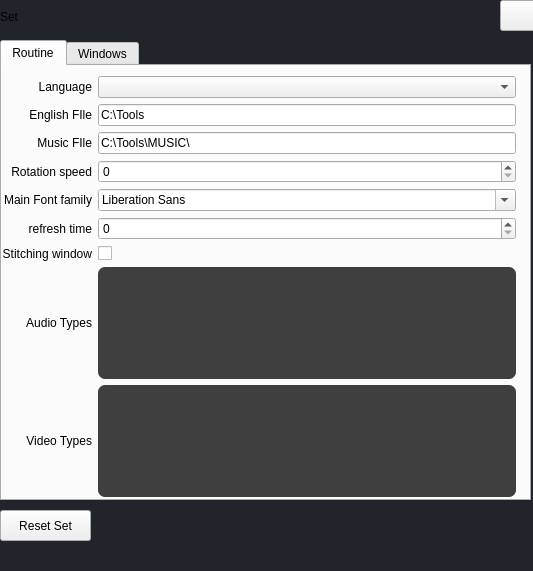
<?xml version="1.0" encoding="UTF-8"?>
<ui version="4.0">
 <class>Settings</class>
 <widget class="QWidget" name="Settings">
  <property name="geometry">
   <rect>
    <x>0</x>
    <y>0</y>
    <width>533</width>
    <height>571</height>
   </rect>
  </property>
  <property name="windowTitle">
   <string>Setting</string>
  </property>
  <property name="windowIcon">
   <iconset resource="../RCC/res.qrc">
    <normaloff>:/windows/settings.png</normaloff>:/windows/settings.png</iconset>
  </property>
  <property name="styleSheet">
   <string notr="true"/>
  </property>
  <widget class="QLabel" name="label_setting">
   <property name="geometry">
    <rect>
     <x>0</x>
     <y>10</y>
     <width>71</width>
     <height>31</height>
    </rect>
   </property>
   <property name="styleSheet">
    <string notr="true"/>
   </property>
   <property name="text">
    <string>Set</string>
   </property>
   <property name="alignment">
    <set>Qt::AlignLeading|Qt::AlignLeft|Qt::AlignTop</set>
   </property>
  </widget>
  <widget class="QLabel" name="label_2">
   <property name="geometry">
    <rect>
     <x>-10</x>
     <y>-10</y>
     <width>1058</width>
     <height>4312</height>
    </rect>
   </property>
   <property name="styleSheet">
    <string notr="true">background-color:#21252b;
border:none;</string>
   </property>
   <property name="text">
    <string/>
   </property>
  </widget>
  <widget class="QPushButton" name="exits">
   <property name="geometry">
    <rect>
     <x>500</x>
     <y>0</y>
     <width>41</width>
     <height>31</height>
    </rect>
   </property>
   <property name="text">
    <string/>
   </property>
   <property name="icon">
    <iconset resource="../RCC/res.qrc">
     <normaloff>:/control/exit.png</normaloff>:/control/exit.png</iconset>
   </property>
  </widget>
  <widget class="QPushButton" name="pushButton">
   <property name="geometry">
    <rect>
     <x>0</x>
     <y>510</y>
     <width>91</width>
     <height>31</height>
    </rect>
   </property>
   <property name="text">
    <string>Reset Set</string>
   </property>
  </widget>
  <widget class="QTabWidget" name="tabWidget">
   <property name="geometry">
    <rect>
     <x>0</x>
     <y>40</y>
     <width>531</width>
     <height>461</height>
    </rect>
   </property>
   <property name="styleSheet">
    <string notr="true"/>
   </property>
   <property name="currentIndex">
    <number>0</number>
   </property>
   <widget class="QWidget" name="tab">
    <property name="styleSheet">
     <string notr="true"/>
    </property>
    <attribute name="icon">
     <iconset resource="../RCC/res.qrc">
      <normaloff>:/windows/routime.png</normaloff>:/windows/routime.png</iconset>
    </attribute>
    <attribute name="title">
     <string>Routine</string>
    </attribute>
    <widget class="QWidget" name="widget" native="true">
     <property name="geometry">
      <rect>
       <x>0</x>
       <y>0</y>
       <width>521</width>
       <height>431</height>
      </rect>
     </property>
     <widget class="QWidget" name="layoutWidget">
      <property name="geometry">
       <rect>
        <x>0</x>
        <y>10</y>
        <width>514</width>
        <height>421</height>
       </rect>
      </property>
      <layout class="QGridLayout" name="gridLayout">
       <item row="0" column="0">
        <widget class="QLabel" name="label_3">
         <property name="text">
          <string>Language</string>
         </property>
         <property name="alignment">
          <set>Qt::AlignRight|Qt::AlignTrailing|Qt::AlignVCenter</set>
         </property>
        </widget>
       </item>
       <item row="0" column="2">
        <widget class="QComboBox" name="comboBox"/>
       </item>
       <item row="1" column="2">
        <widget class="QLineEdit" name="lineEdit">
         <property name="styleSheet">
          <string notr="true">font: 10pt &quot;黑体&quot;;</string>
         </property>
         <property name="text">
          <string>C:\Tools</string>
         </property>
        </widget>
       </item>
       <item row="2" column="0">
        <widget class="QLabel" name="label_5_">
         <property name="text">
          <string>Music FIle</string>
         </property>
         <property name="alignment">
          <set>Qt::AlignRight|Qt::AlignTrailing|Qt::AlignVCenter</set>
         </property>
        </widget>
       </item>
       <item row="10" column="2">
        <widget class="QTextEdit" name="textEdit">
         <property name="styleSheet">
          <string notr="true">background-color:rgb(63, 63, 63);
color:#fff;
border-radius:7px</string>
         </property>
        </widget>
       </item>
       <item row="11" column="2">
        <widget class="QTextEdit" name="textEdit_2">
         <property name="styleSheet">
          <string notr="true">background-color:rgb(63, 63, 63);
color:#fff;
border-radius:7px</string>
         </property>
        </widget>
       </item>
       <item row="3" column="2">
        <widget class="QSpinBox" name="spinBox">
         <property name="maximum">
          <number>30000</number>
         </property>
        </widget>
       </item>
       <item row="7" column="0">
        <widget class="QLabel" name="label_10">
         <property name="text">
          <string>refresh time</string>
         </property>
         <property name="alignment">
          <set>Qt::AlignRight|Qt::AlignTrailing|Qt::AlignVCenter</set>
         </property>
        </widget>
       </item>
       <item row="4" column="0">
        <widget class="QLabel" name="label_7">
         <property name="text">
          <string>Main Font family</string>
         </property>
         <property name="alignment">
          <set>Qt::AlignRight|Qt::AlignTrailing|Qt::AlignVCenter</set>
         </property>
        </widget>
       </item>
       <item row="2" column="2">
        <widget class="QLineEdit" name="lineEdit_2">
         <property name="styleSheet">
          <string notr="true">font: 10pt &quot;黑体&quot;;</string>
         </property>
         <property name="text">
          <string>C:\Tools\MUSIC\</string>
         </property>
        </widget>
       </item>
       <item row="1" column="0">
        <widget class="QLabel" name="label_4_">
         <property name="text">
          <string>English FIle</string>
         </property>
         <property name="alignment">
          <set>Qt::AlignRight|Qt::AlignTrailing|Qt::AlignVCenter</set>
         </property>
        </widget>
       </item>
       <item row="10" column="0">
        <widget class="QLabel" name="label_8">
         <property name="maximumSize">
          <size>
           <width>16777215</width>
           <height>20</height>
          </size>
         </property>
         <property name="text">
          <string>Audio Types</string>
         </property>
         <property name="alignment">
          <set>Qt::AlignRight|Qt::AlignTrailing|Qt::AlignVCenter</set>
         </property>
        </widget>
       </item>
       <item row="11" column="0">
        <widget class="QLabel" name="label_9">
         <property name="maximumSize">
          <size>
           <width>16777215</width>
           <height>20</height>
          </size>
         </property>
         <property name="text">
          <string>Video Types</string>
         </property>
         <property name="alignment">
          <set>Qt::AlignRight|Qt::AlignTrailing|Qt::AlignVCenter</set>
         </property>
        </widget>
       </item>
       <item row="4" column="2">
        <widget class="QFontComboBox" name="fontComboBox"/>
       </item>
       <item row="3" column="0">
        <widget class="QLabel" name="label_6">
         <property name="text">
          <string>Rotation speed</string>
         </property>
         <property name="alignment">
          <set>Qt::AlignRight|Qt::AlignTrailing|Qt::AlignVCenter</set>
         </property>
        </widget>
       </item>
       <item row="8" column="0">
        <widget class="QLabel" name="label_11">
         <property name="text">
          <string>Stitching window</string>
         </property>
         <property name="alignment">
          <set>Qt::AlignRight|Qt::AlignTrailing|Qt::AlignVCenter</set>
         </property>
        </widget>
       </item>
       <item row="8" column="2">
        <widget class="QCheckBox" name="checkBox">
         <property name="text">
          <string/>
         </property>
        </widget>
       </item>
       <item row="7" column="2">
        <widget class="QSpinBox" name="spinBox_2">
         <property name="maximum">
          <number>30000</number>
         </property>
        </widget>
       </item>
      </layout>
     </widget>
    </widget>
   </widget>
   <widget class="QWidget" name="tab_2">
    <attribute name="icon">
     <iconset resource="../RCC/res.qrc">
      <normaloff>:/windows/windows_.png</normaloff>:/windows/windows_.png</iconset>
    </attribute>
    <attribute name="title">
     <string>Windows</string>
    </attribute>
    <widget class="QWidget" name="">
     <property name="geometry">
      <rect>
       <x>0</x>
       <y>10</y>
       <width>331</width>
       <height>401</height>
      </rect>
     </property>
     <layout class="QVBoxLayout" name="verticalLayout">
      <item>
       <widget class="QGroupBox" name="groupBox">
        <property name="title">
         <string>Set Window</string>
        </property>
        <widget class="QWidget" name="">
         <property name="geometry">
          <rect>
           <x>10</x>
           <y>30</y>
           <width>304</width>
           <height>81</height>
          </rect>
         </property>
         <layout class="QGridLayout" name="gridLayout_2">
          <item row="0" column="0">
           <widget class="QLabel" name="label">
            <property name="text">
             <string>Located in the main window</string>
            </property>
            <property name="alignment">
             <set>Qt::AlignRight|Qt::AlignTrailing|Qt::AlignVCenter</set>
            </property>
           </widget>
          </item>
          <item row="0" column="1">
           <widget class="QComboBox" name="comboBox_2"/>
          </item>
          <item row="1" column="0">
           <widget class="QLabel" name="label_4">
            <property name="text">
             <string>Increased coordinates</string>
            </property>
            <property name="alignment">
             <set>Qt::AlignRight|Qt::AlignTrailing|Qt::AlignVCenter</set>
            </property>
           </widget>
          </item>
          <item row="1" column="1">
           <widget class="QSpinBox" name="set_coor"/>
          </item>
         </layout>
        </widget>
       </widget>
      </item>
      <item>
       <widget class="QGroupBox" name="groupBox_2">
        <property name="title">
         <string>File Window</string>
        </property>
        <widget class="QWidget" name="layoutWidget_2">
         <property name="geometry">
          <rect>
           <x>10</x>
           <y>30</y>
           <width>304</width>
           <height>81</height>
          </rect>
         </property>
         <layout class="QGridLayout" name="gridLayout_3">
          <item row="0" column="0">
           <widget class="QLabel" name="label_5_1">
            <property name="text">
             <string>Located in the main window</string>
            </property>
            <property name="alignment">
             <set>Qt::AlignRight|Qt::AlignTrailing|Qt::AlignVCenter</set>
            </property>
           </widget>
          </item>
          <item row="0" column="1">
           <widget class="QComboBox" name="comboBox_3"/>
          </item>
          <item row="1" column="0">
           <widget class="QLabel" name="label_12">
            <property name="text">
             <string>Increased coordinates</string>
            </property>
            <property name="alignment">
             <set>Qt::AlignRight|Qt::AlignTrailing|Qt::AlignVCenter</set>
            </property>
           </widget>
          </item>
          <item row="1" column="1">
           <widget class="QSpinBox" name="File_coor"/>
          </item>
         </layout>
        </widget>
       </widget>
      </item>
      <item>
       <widget class="QGroupBox" name="groupBox_3">
        <property name="title">
         <string>Music Window</string>
        </property>
        <widget class="QWidget" name="layoutWidget_3">
         <property name="geometry">
          <rect>
           <x>10</x>
           <y>30</y>
           <width>304</width>
           <height>81</height>
          </rect>
         </property>
         <layout class="QGridLayout" name="gridLayout_4">
          <item row="0" column="0">
           <widget class="QLabel" name="label_13">
            <property name="text">
             <string>Located in the main window</string>
            </property>
            <property name="alignment">
             <set>Qt::AlignRight|Qt::AlignTrailing|Qt::AlignVCenter</set>
            </property>
           </widget>
          </item>
          <item row="0" column="1">
           <widget class="QComboBox" name="comboBox_4"/>
          </item>
          <item row="1" column="0">
           <widget class="QLabel" name="label_14">
            <property name="text">
             <string>Increased coordinates</string>
            </property>
            <property name="alignment">
             <set>Qt::AlignRight|Qt::AlignTrailing|Qt::AlignVCenter</set>
            </property>
           </widget>
          </item>
          <item row="1" column="1">
           <widget class="QSpinBox" name="spinBox_3"/>
          </item>
         </layout>
        </widget>
       </widget>
      </item>
     </layout>
    </widget>
    <widget class="QWidget" name="">
     <property name="geometry">
      <rect>
       <x>340</x>
       <y>10</y>
       <width>174</width>
       <height>105</height>
      </rect>
     </property>
     <layout class="QVBoxLayout" name="verticalLayout_2">
      <item>
       <widget class="QCommandLinkButton" name="commandLinkButton">
        <property name="text">
         <string>Video tutorial</string>
        </property>
       </widget>
      </item>
      <item>
       <widget class="QCommandLinkButton" name="commandLinkButton_2">
        <property name="text">
         <string>Docx tutorial</string>
        </property>
       </widget>
      </item>
     </layout>
    </widget>
   </widget>
  </widget>
  <zorder>label_2</zorder>
  <zorder>label_setting</zorder>
  <zorder>exits</zorder>
  <zorder>pushButton</zorder>
  <zorder>tabWidget</zorder>
 </widget>
 <resources>
  <include location="../RCC/res.qrc"/>
 </resources>
 <connections/>
</ui>
